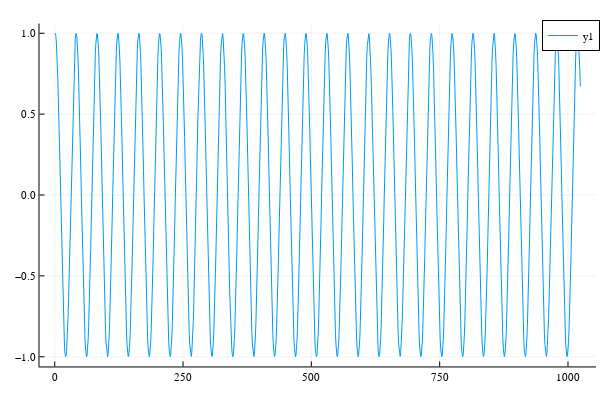

Notebook code for this chart:
### Code cell
# Simulate result - looks great!
Mx = zeros(N * os, 1)
My = zeros(N * os, 1)
Mz = zeros(N * os, 1)
Mx0 = 0
My0 = 0
Mz0 = 1.0
for ii = 1 : N * os
    rfg = [rfocinv*b1[ii]; 2 * π * 0 / N; Mx0; My0; Mz0];
    M = myBlochSim(rfg)
    Mx[ii] = M[1]
    My[ii] = M[2]
    Mz[ii] = M[3]
end
plot(Mz)

### Figure 1 — Plotly figure (JSON) as saved in the notebook; plotly's stock layout.template omitted (floating-point values rounded to 4 significant figures; data arrays with more than 128 entries replaced by an {"elided": "..."} marker saying what was removed)
{"data": [{"colorbar": {"title": ""}, "legendgroup": "y1", "line": {"color": "rgba(0, 154, 250, 1.000)", "dash": "solid", "shape": "linear", "width": 1}, "mode": "lines", "name": "y1", "showlegend": true, "type": "scatter", "x": {"elided": "1024 int values"}, "xaxis": "x", "y": {"elided": "1024 float values"}, "yaxis": "y", "zmax": null, "zmin": null}], "layout": {"annotations": [], "height": 400, "legend": {"bgcolor": "rgba(255, 255, 255, 1.000)", "bordercolor": "rgba(0, 0, 0, 1.000)", "borderwidth": 1, "font": {"color": "rgba(0, 0, 0, 1.000)", "family": "sans-serif", "size": 11}, "title": {"font": {"color": "rgba(0, 0, 0, 1.000)", "family": "sans-serif", "size": 15}, "text": ""}, "tracegroupgap": 0, "traceorder": "normal", "x": 1, "xanchor": "auto", "y": 1, "yanchor": "auto"}, "margin": {"b": 20, "l": 0, "r": 0, "t": 20}, "paper_bgcolor": "rgba(255, 255, 255, 1.000)", "plot_bgcolor": "rgba(255, 255, 255, 1.000)", "showlegend": true, "width": 600, "xaxis": {"anchor": "y", "domain": [0.06582, 0.9934], "gridcolor": "rgba(0, 0, 0, 0.100)", "gridwidth": 0.5, "linecolor": "rgba(0, 0, 0, 1.000)", "mirror": false, "range": [-29.69, 1055.0], "showgrid": true, "showline": true, "showticklabels": true, "tickangle": 0, "tickcolor": "rgb(0, 0, 0)", "tickfont": {"color": "rgba(0, 0, 0, 1.000)", "family": "sans-serif", "size": 11}, "tickmode": "array", "ticks": "inside", "ticktext": ["0", "250", "500", "750", "1000"], "tickvals": [0, 250, 500, 750, 1000], "title": "", "titlefont": {"color": "rgba(0, 0, 0, 1.000)", "family": "sans-serif", "size": 15}, "type": "-", "visible": true, "zeroline": false, "zerolinecolor": "rgba(0, 0, 0, 1.000)"}, "yaxis": {"anchor": "x", "domain": [0.03762, 0.9902], "gridcolor": "rgba(0, 0, 0, 0.100)", "gridwidth": 0.5, "linecolor": "rgba(0, 0, 0, 1.000)", "mirror": false, "range": [-1.06, 1.06], "showgrid": true, "showline": true, "showticklabels": true, "tickangle": 0, "tickcolor": "rgb(0, 0, 0)", "tickfont": {"color": "rgba(0, 0, 0, 1.000)", "family": "sans-serif", "size": 11}, "tickmode": "array", "ticks": "inside", "ticktext": ["−1.0", "−0.5", "0.0", "0.5", "1.0"], "tickvals": [-1, -0.5, 0, 0.5, 1], "title": "", "titlefont": {"color": "rgba(0, 0, 0, 1.000)", "family": "sans-serif", "size": 15}, "type": "-", "visible": true, "zeroline": false, "zerolinecolor": "rgba(0, 0, 0, 1.000)"}}}
